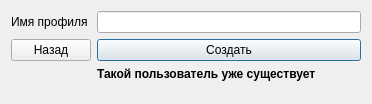
<?xml version="1.0" encoding="UTF-8"?>
<ui version="4.0">
 <class>newprofile</class>
 <widget class="QDialog" name="newprofile">
  <property name="enabled">
   <bool>true</bool>
  </property>
  <property name="geometry">
   <rect>
    <x>0</x>
    <y>0</y>
    <width>372</width>
    <height>104</height>
   </rect>
  </property>
  <property name="windowTitle">
   <string>Dialog</string>
  </property>
  <layout class="QGridLayout" name="gridLayout">
   <item row="0" column="0">
    <layout class="QFormLayout" name="formLayout">
     <item row="0" column="0">
      <widget class="QLabel" name="label">
       <property name="text">
        <string>Имя профиля</string>
       </property>
      </widget>
     </item>
     <item row="0" column="1">
      <widget class="QLineEdit" name="lineEdit"/>
     </item>
     <item row="2" column="1">
      <widget class="QLabel" name="error_label">
       <property name="enabled">
        <bool>true</bool>
       </property>
       <property name="font">
        <font>
         <weight>75</weight>
         <bold>true</bold>
        </font>
       </property>
       <property name="text">
        <string>Такой пользователь уже существует</string>
       </property>
      </widget>
     </item>
     <item row="1" column="1">
      <widget class="QPushButton" name="pushButton">
       <property name="text">
        <string>Создать</string>
       </property>
      </widget>
     </item>
     <item row="1" column="0">
      <widget class="QPushButton" name="pushButton_exit">
       <property name="text">
        <string>Назад</string>
       </property>
      </widget>
     </item>
    </layout>
   </item>
  </layout>
 </widget>
 <resources/>
 <connections/>
</ui>
